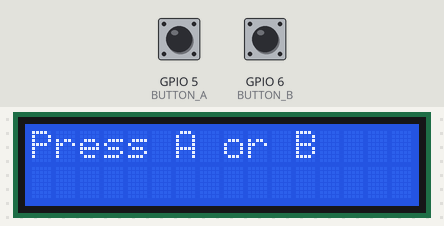
The sketch below on a simulated ESP32-C3. Parts: 16×2 character LCD. The inputs (shaded band) are chosen by the test bench; at power-on: GPIO 5 (BUTTON_A) HIGH, GPIO 6 (BUTTON_B) HIGH. What the sketch prints to the serial monitor is not drawn.

Above: at 1.2 s.
1.3 s: GPIO 5 (BUTTON_A) pulled LOW for 0.15 s
At 3.5 s:
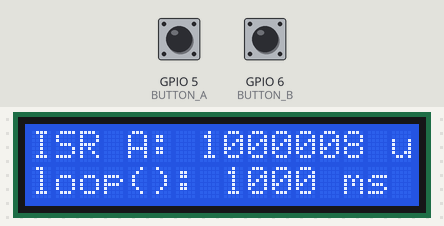
3.8 s: GPIO 6 (BUTTON_B) pulled LOW for 0.15 s
At 4.3 s:
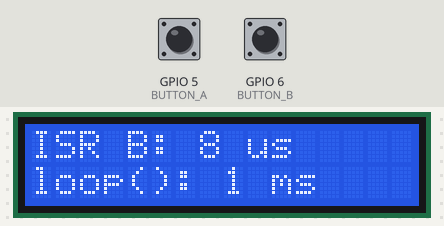
5.4 s: GPIO 5 (BUTTON_A) pulled LOW for 1 s
At 7.6 s:
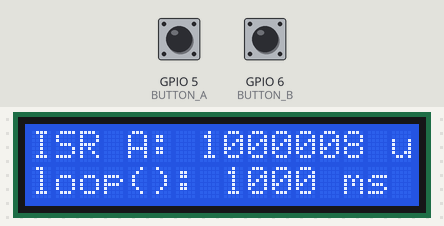
7.9 s: GPIO 6 (BUTTON_B) pulled LOW for 1 s
At 8.6 s:
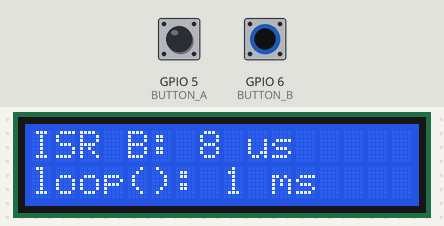
Timing chart, 0 to 10.9 s (numbered marks = the images above; inputs shaded):
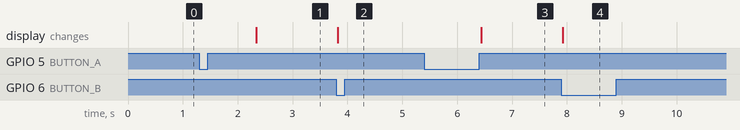

The sketch:

ISRRule2.ino
```cpp
// ISRRule2: what does delay() really do inside an ISR?
// The slide "Rules for an ISR: 2. some things are not allowed" says:
//   delay() in an ISR puts to sleep the program that was interrupted, and does not wait at all.
// This sketch measures both things. Press the buttons and look at the LCD (or the Serial Monitor).
//
//   Button A (GPIO 5): its ISR calls delay(1000).
//   Button B (GPIO 6): its ISR does not call delay(). For comparison.
//
// Wait until the LCD shows the result before you press A again (see README.md).
// For each press it shows:
//   - how long the ISR itself took (micros() at its start and at its end),
//   - how long loop() was stopped around the press.
//
// Why it works this way (Arduino core 3.3.12, ESP32-C3):
//   delay(ms) is vTaskDelay(ms / portTICK_PERIOD_MS). vTaskDelay does not check whether it runs in an ISR.
//   It puts the CURRENT task to sleep: inside an ISR this is the task that was interrupted, here the task
//   that runs loop(). Then it asks for a task switch; in an ISR the switch only happens when the ISR ends.
//   So the ISR goes on at once, and loop() sleeps for 1 second.

#include <Wire.h>
#include <LiquidCrystal_I2C.h>

LiquidCrystal_I2C lcd(0x27, 16, 2);

const int BUTTON_A = 5, BUTTON_B = 6;

volatile unsigned long pressAt = 0;     // micros() when the ISR started
volatile unsigned long isrTook = 0;     // how long the ISR took, in microseconds
volatile char pressedButton = 0;        // 'A' or 'B', 0 = no new press

void IRAM_ATTR onButtonA() {
  unsigned long start = micros();
  delay(1000);                          // NOT allowed in an ISR: what happens?
  isrTook = micros() - start;
  pressAt = start;
  pressedButton = 'A';
}

void IRAM_ATTR onButtonB() {
  unsigned long start = micros();
  // no delay() here
  isrTook = micros() - start;
  pressAt = start;
  pressedButton = 'B';
}

void setup() {
  Serial.begin(115200);
  Wire.begin(8, 9);
  lcd.init();
  lcd.backlight();
  lcd.print("Press A or B");
  pinMode(BUTTON_A, INPUT_PULLUP);
  pinMode(BUTTON_B, INPUT_PULLUP);
  attachInterrupt(digitalPinToInterrupt(BUTTON_A), onButtonA, FALLING);
  attachInterrupt(digitalPinToInterrupt(BUTTON_B), onButtonB, FALLING);
  Serial.print("Press button A (delay in the ISR) or button B (no delay).\r\n");
}

unsigned long last = 0;                 // micros() in the previous round of loop()

void loop() {
  // loop() never waits: it only looks at the clock, as fast as it can.
  // If it is stopped, the time between two rounds becomes long.
  unsigned long now = micros();
  char b = pressedButton;
  if (b != 0 && last <= pressAt && pressAt <= now) {
    // this round and the previous one are on both sides of the press:
    // now - last = how long loop() was stopped around the press
    unsigned long stopped = now - last;
    pressedButton = 0;
    Serial.printf("Button %c: the ISR took %lu us, loop() was stopped for %lu us (%.1f ms)\r\n",
                  b, isrTook, stopped, stopped / 1000.0);
    lcd.clear();
    lcd.setCursor(0, 0);
    lcd.printf("ISR %c: %lu us", b, isrTook);         // how long the ISR took
    lcd.setCursor(0, 1);
    lcd.printf("loop(): %lu ms", stopped / 1000);     // how long loop() was stopped
    now = micros();                     // do not count the time of printing
  }
  last = now;
}
```

Measured:
- after the input at 1.3 s, the display: changes after 1.0 s (image 1)
- after the input at 3.8 s, the display: changes at once (image 2)
- after the input at 5.4 s, the display: changes after 1.0 s (image 3)
- after the input at 7.9 s, the display: changes at once (image 4)
